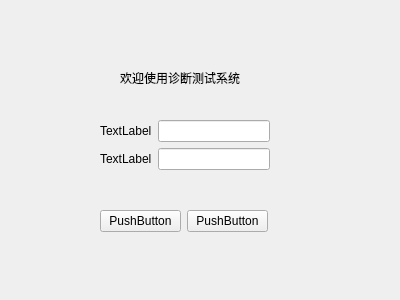
<?xml version="1.0" encoding="UTF-8"?>
<ui version="4.0">
 <class>LoginView</class>
 <widget class="QWidget" name="LoginView">
  <property name="geometry">
   <rect>
    <x>0</x>
    <y>0</y>
    <width>400</width>
    <height>300</height>
   </rect>
  </property>
  <property name="windowTitle">
   <string>登录</string>
  </property>
  <widget class="QLabel" name="label">
   <property name="geometry">
    <rect>
     <x>120</x>
     <y>70</y>
     <width>121</width>
     <height>16</height>
    </rect>
   </property>
   <property name="text">
    <string>欢迎使用诊断测试系统</string>
   </property>
  </widget>
  <widget class="QWidget" name="">
   <property name="geometry">
    <rect>
     <x>100</x>
     <y>120</y>
     <width>170</width>
     <height>52</height>
    </rect>
   </property>
   <layout class="QFormLayout" name="formLayout">
    <item row="0" column="0">
     <widget class="QLabel" name="label_2">
      <property name="text">
       <string>TextLabel</string>
      </property>
     </widget>
    </item>
    <item row="0" column="1">
     <widget class="QLineEdit" name="lineEdit"/>
    </item>
    <item row="1" column="0">
     <widget class="QLabel" name="label_3">
      <property name="text">
       <string>TextLabel</string>
      </property>
     </widget>
    </item>
    <item row="1" column="1">
     <widget class="QLineEdit" name="lineEdit_2"/>
    </item>
   </layout>
  </widget>
  <widget class="QWidget" name="">
   <property name="geometry">
    <rect>
     <x>100</x>
     <y>210</y>
     <width>168</width>
     <height>22</height>
    </rect>
   </property>
   <layout class="QHBoxLayout" name="horizontalLayout">
    <item>
     <widget class="QPushButton" name="pushButton">
      <property name="text">
       <string>PushButton</string>
      </property>
     </widget>
    </item>
    <item>
     <widget class="QPushButton" name="pushButton_2">
      <property name="text">
       <string>PushButton</string>
      </property>
     </widget>
    </item>
   </layout>
  </widget>
 </widget>
 <resources/>
 <connections/>
</ui>
